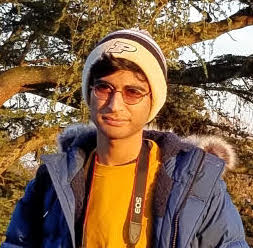
#> input picture profile photo.jpg, 253 x 248 px; its folder holds only this picture in this run
$ python analyze.py .
#> lines starting #> are read from the running program, lines starting #| are printed output that depends on the picture
### image.py
#Developed by Nalin Ahuja, nalinahuja22

import os
import cv2
import imagehash
import numpy as np

from skimage import io
from scipy.ndimage import variance
from skimage.color import rgb2gray
from skimage.filters import laplace
from PIL import Image, ImageStat

#End Imports--------------------------------------------------------------------------------------------------------------------------------------------------------

_fslash = "/"
_scene = "Scene {}"

def move(src, dest):
    os.rename(src, dest)

def normalize(path):
    return os.path.normpath(path)

def formDir(arr):
    dir = ""
    for path in arr:
        dir += str(path) + _fslash
    return normalize(dir[:-1])

#End File Management Functions--------------------------------------------------------------------------------------------------------------------------------------

_precision = 1.75
_max_threshold = 0.5
_var_threshold = 0.0005

class process:
    def __init__(self, args):
        #Process Arguments
        self.image_path = normalize(args[0])
        self.scene_threshold = 45 if args[1] == None else args[1]
        self.dupli_threshold = 20 if args[2] == None else args[2]
        self.sharp_threshold = 15 if args[3] == None else args[3]

        #Define Image Data Lists
        self.image_list = None
        self.hash_diffs = None

        #Define Processed Image Data
        self.image_scenes = None
        self.blurred_images = None
        self.image_duplicates = None

        #Fetch Directory Contents
        self._get_dir_contents()

        #Calculate Image Data
        self._process_images()

        #Analyze Image Data
        self._detect_scenes()
        self._detect_duplicates()

        #Cleanup Image Directory
        self._organize_directory()

    #End Object Constructor-----------------------------------------------------------------------------------------------------------------------------------------

    def _get_dir_contents(self):
        if (self.image_path != None):
            #Initialize Image Paths List
            self.image_list = []

            #Declare Process Counter
            cnt = 0

            #Normalize and Store Image Paths
            for path, subdirs, files in os.walk(self.image_path):
                for file_name in files:
                    if (file_name.endswith((".jpg", ".jpeg", ".png", ".tiff", ".JPG", ".JPEG", ".PNG", ".TIFF"))):
                        image_data = {'dir': os.path.realpath(path), 'file_name': file_name, 'path': os.path.join(path, file_name)}
                        if (self.image_path != image_data['dir']):
                            move(image_data['path'], os.path.realpath("{}/{}".format(self.image_path, image_data['file_name'])))
                        self.image_list.append(os.path.join("{}".format(self.image_path), image_data['file_name']))
                        print("Loaded {} Images - {}".format(cnt, self.image_path), end="\r")
                        cnt += 1

            #Delete Empty Directories
            for file in os.listdir(self.image_path):
                normpath = "{}/{}".format(self.image_path, file)
                if (os.path.isdir(normpath)):
                    try:
                        os.rmdir(normpath)
                    except OSError:
                        pass

            #Declare Subroutine
            print("Loaded All Images - {}".format(self.image_path))

            #Sort Image Paths in Lexicographical Order
            self.image_list.sort()
        else:
            print("ERROR: Image Path is Invalid")

    #End Util Fucntions---------------------------------------------------------------------------------------------------------------------------------------------

    def _process_images(self):
        if (self.image_list != None):
            #Initialize Hash List
            image_hashes = []

            #Declare Process Counter
            cnt = 0

            #Calculate Hash Values
            for image in self.image_list:
                print("Processing Images - {}%".format(int(cnt * 100 / float(len(self.image_list) * 2))), end="\r")
                image_hashes.append(imagehash.average_hash(Image.open(image)))
                cnt += 1

            #End Image Hash-----------------------------------------------------------------------------------------------------------------------------------------

            #Initialize Diff List
            self.hash_diffs = []

            #Calculate Hash Differences
            for i in range(len(image_hashes) - 1):
                self.hash_diffs.append((image_hashes[i + 1] - image_hashes[i]) * _precision)

            #End Hash Diff Computation------------------------------------------------------------------------------------------------------------------------------

            #Initalize Blurred Images Array
            self.blurred_images = []

            #Iterate Over Image List
            for image in self.image_list:
                #Load Image
                loaded_image = io.imread(image)

                #Grayscale Image
                loaded_image = rgb2gray(loaded_image)

                #Determine Edges
                laplace_data = laplace(loaded_image, ksize=10)
                variance_score = variance(laplace_data)
                maximum_score = np.amax(laplace_data)

                #Accordinly Categorize Images
                if (variance_score < _var_threshold and maximum_score < _max_threshold):
                    self.blurred_images.append(image)

                #Declare Subroutine
                print("Processing Images - {}%".format(int(cnt * 100 / float(len(self.image_list) * 2))), end="\r")
                cnt += 1

            #Declare Subroutine
            print("Processed All Images       ")
        else:
            print("ERROR: No Images Found to Process")

    #End Processing Functions---------------------------------------------------------------------------------------------------------------------------------------

    def _detect_scenes(self):
        if (self.hash_diffs != None):
            #Initalize Scene List
            self.image_scenes = []

            #Initialize Scene
            scene = []

            #Inialize Image Counter
            curr_image = 0;

            #Determine Scenes
            for diff in self.hash_diffs:
                if (diff >= self.scene_threshold):
                    if (not(self.image_list[curr_image] in scene)):
                        scene.append(self.image_list[curr_image])
                    self.image_scenes.append(scene)
                    scene = []
                else:
                    if (not(self.image_list[curr_image] in scene)):
                        scene.append(self.image_list[curr_image])
                    if (not(self.image_list[curr_image + 1] in scene)):
                        scene.append(self.image_list[curr_image + 1])
                curr_image += 1

            if (curr_image < len(self.image_list) and not(self.image_list[curr_image] in scene)):
                scene.append(self.image_list[curr_image])
            if (len(scene) > 0):
                self.image_scenes.append(scene)
        else:
            print("ERROR: No Image Differences Found to Process")

    #End Scene Function---------------------------------------------------------------------------------------------------------------------------------------------

    def _detect_duplicates(self):
        if (self.hash_diffs != None):
            #Initialize Duplicate Array
            self.image_duplicates = []

            #Initialize Scene Array
            duplicates = []

            #Initialize Image Counter
            curr_image = 0

            #Determine Duplicates
            for diff in self.hash_diffs:
                if (diff <= self.dupli_threshold):
                    if (not(self.image_list[curr_image] in duplicates)):
                        duplicates.append(self.image_list[curr_image])
                    if (not(self.image_list[curr_image + 1] in duplicates)):
                        duplicates.append(self.image_list[curr_image + 1])
                else:
                    if (len(duplicates) > 0):
                        self.image_duplicates.append(duplicates)
                        duplicates = []

                curr_image += 1

            if (not(self.image_list[curr_image] in duplicates) and curr_image != len(self.image_list)):
                duplicates.append(self.image_list[curr_image])
            if (len(duplicates) > 1):
                self.image_duplicates.append(duplicates)
        else:
            print("ERROR: No Image Differences Found to Process")

    #End Duplicate Function-----------------------------------------------------------------------------------------------------------------------------------------

    def _organize_directory(self):
        if (self.image_scenes != None):
            #Iterate over image_scenes array
            for i in range(len(self.image_scenes)):
                os.mkdir(formDir([self.image_path, _scene.format(i + 1)]))
                for j in range(len(self.image_scenes[i])):
                    try:
                        #Get Image Directory Contents
                        image_scene = self.image_scenes[i][j]
                        image_directory = image_scene.split(_fslash)

                        #Generate Source and Destination Paths
                        src = normalize(image_scene)
                        dest = normalize(formDir([image_scene[0:image_scene.rfind('/')], _scene.format(i + 1), image_directory[-1:][0]]))

                        #Move Files to Scene Folders
                        move(src, dest)
                    except FileNotFoundError:
                        pass

            #Declare Subroutine
            print("Organized All Images       ")
        else:
            print("ERROR: No Scenes Found to Analyze")

    #End Organize Function------------------------------------------------------------------------------------------------------------------------------------------

#End Process Class--------------------------------------------------------------------------------------------------------------------------------------------------

### analyze.py
#Developed by Nalin Ahuja, nalinahuja22

import sys
import image

def analyze(args):
    #Global Assignment
    global image

    #Analyze Directory
    image_grp = image.process(args)

    #Print Scenes Detected
    print("\n*" + str(len(image_grp.image_scenes)) + " scenes detected*")

    #Print Hashing Values
    if (not(len(image_grp.hash_diffs) == 0)):
        cnt =  1
        print("\n*Image Differences*")
        for hash in image_grp.hash_diffs:
            print("Difference between images {} and {}: {:02}%".format(cnt, cnt + 1, hash))
            cnt += 1

    #Print Duplicates Array
    if (not(len(image_grp.image_duplicates) == 0)):
        print("\n*Possible Duplicate Images*")
        for scene in image_grp.image_duplicates:
            print(scene)

    #Print Blur Array
    if (not(len(image_grp.blurred_images) == 0)):
        print("\n*Possible Blurry Images*")
        for image in image_grp.blurred_images:
            print(image)

#End Analyze Function------------------------------------------------------------------------------------------------------------------------------------------------

def format(args):
    while (len(args) < 4):
        args.append(None)
    return args

#End Util Function---------------------------------------------------------------------------------------------------------------------------------------------------

if __name__ == "__main__":
    args = sys.argv[1:]

    # try:
    if (len(args) == 0):
        print("ERROR: No Arguments Found")
    else:
        analyze(format(args))
#> after the loop in _process_images, `for i in range(len(image_hashes) - 1):`: self.hash_diffs = []
#> in _process_images, loaded_image is the input picture: shape (248, 253, 3); mean R, G, B 127.9, 99.7, 73.6
#> in _process_images, `loaded_image = rgb2gray(loaded_image)`:
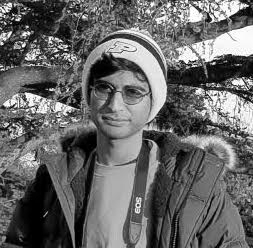
#> loaded_image: shape (248, 253) float64; min 0, max 1, mean 0.407
#> in _process_images, `laplace_data = laplace(loaded_image, ksize=10)`:
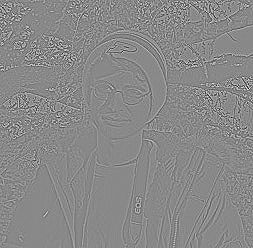
#> laplace_data: shape (248, 253) float64; min -2.31, max 1.99, mean -4.25e-20; drawn with min black and max white
#> in _process_images, `variance_score = variance(laplace_data)`: variance_score = 0.113
#> in _process_images, `maximum_score = np.amax(laplace_data)`: maximum_score = 1.99
#> after the loop in _detect_scenes, `for diff in self.hash_diffs:`: curr_image = 0; self.image_scenes = []
#> after the loop in _detect_duplicates, `for diff in self.hash_diffs:`: curr_image = 0; duplicates = []
#> the loop in _organize_directory, `for i in range(len(self.image_scenes)):` made 1 pass
#| *1 scenes detected*
    # except FileNotFoundError:
    #     print("ERROR: Image Load Error")

#End Main Function---------------------------------------------------------------------------------------------------------------------------------------------------
